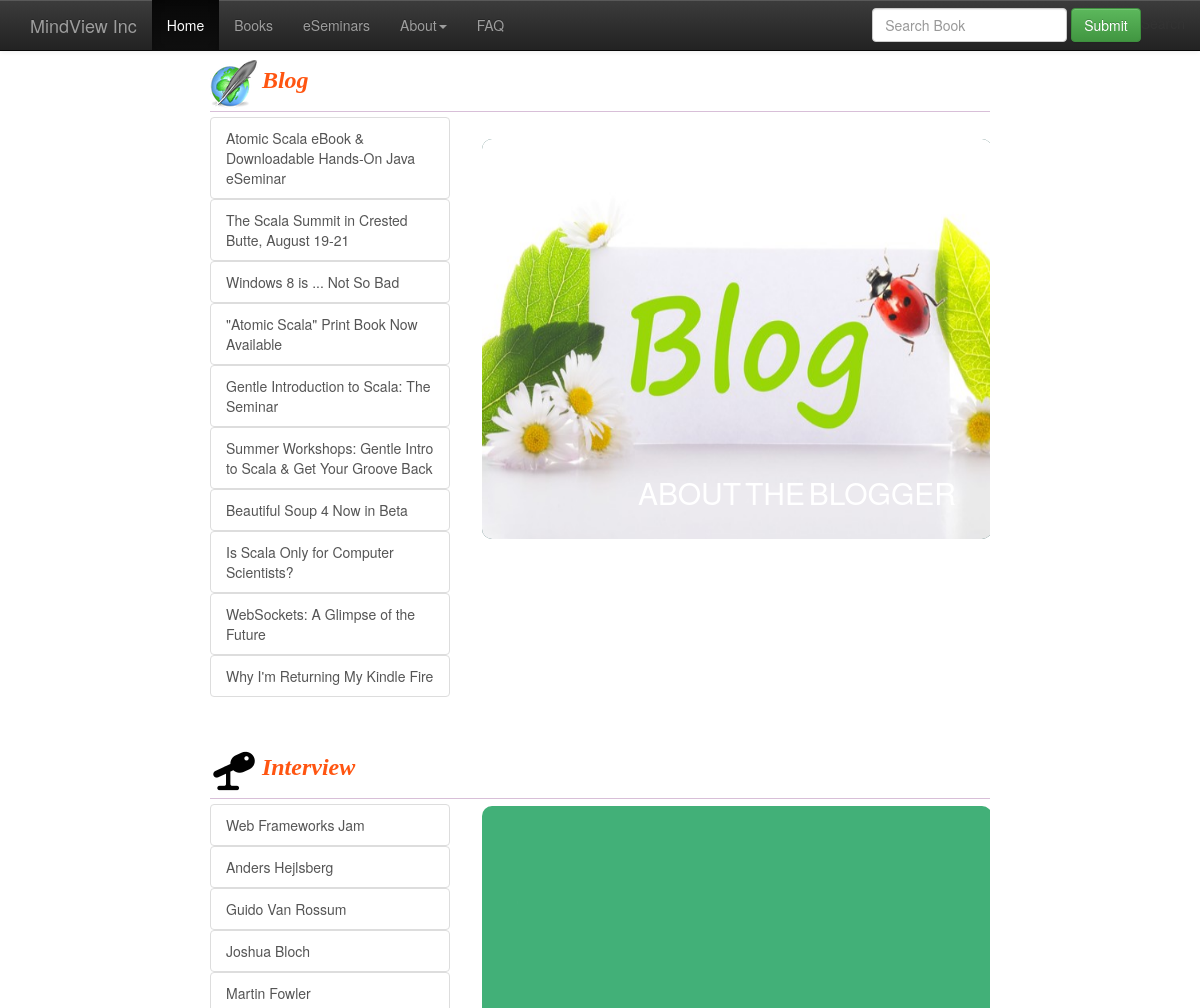
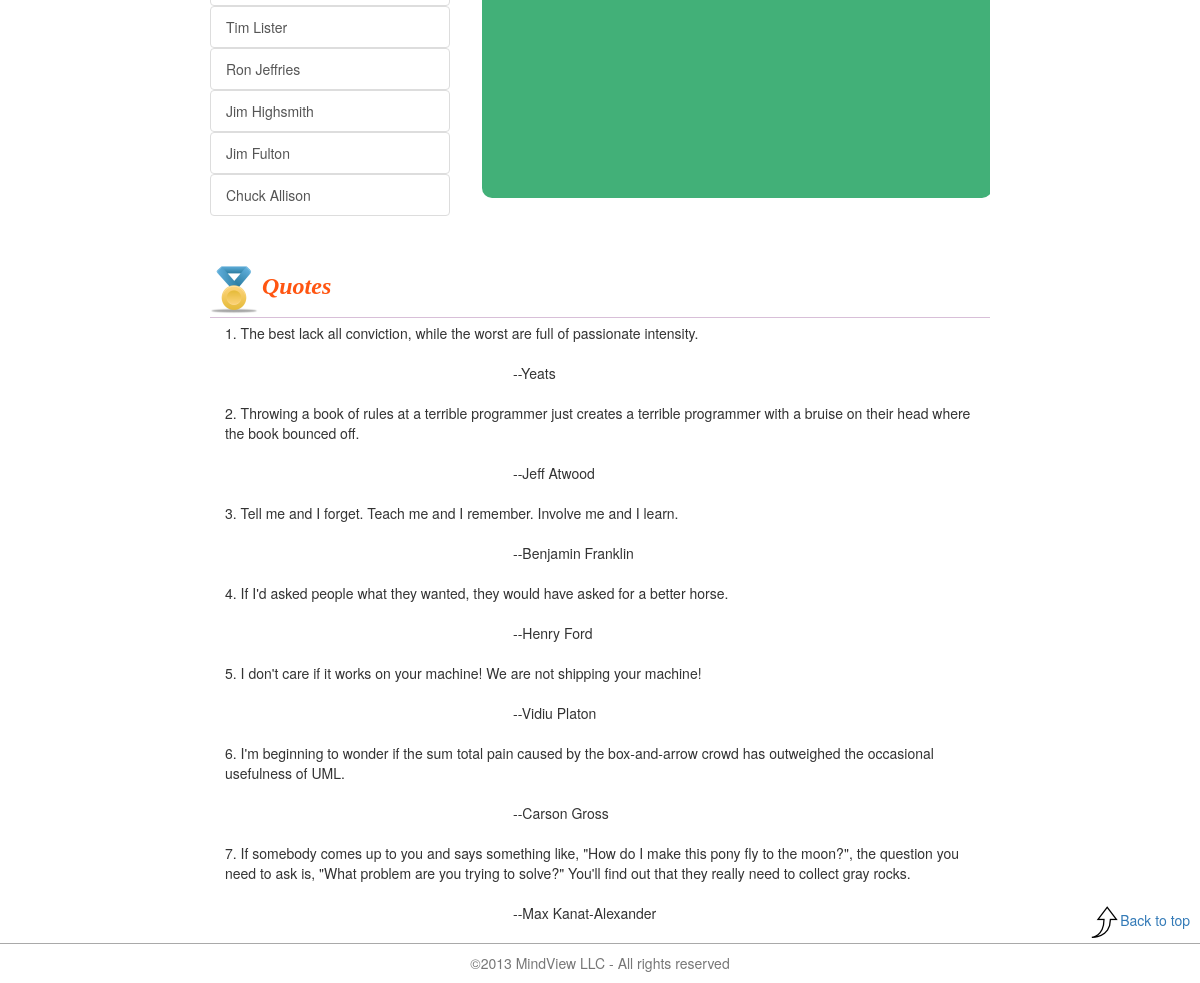
The app's page /home.php with its own data (2 pictures, top to bottom).
### tables this page shows
CREATE TABLE `quote` (
  `Id` int(11) NOT NULL auto_increment,
  `author` varchar(255) NOT NULL default '',
  `sentence` varchar(255) default NULL,
  PRIMARY KEY  (`Id`)
);

### home.php (the view, shortened to what this page needs)
<!DOCTYPE html>
<html>
<head>
	<link rel="stylesheet" type="text/css" href="css/normalize.css" />
	<link rel="stylesheet" type="text/css" href="css/demo.css" />
	<link rel="stylesheet" type="text/css" href="css/component.css" />
	<link rel="stylesheet" href="http://maxcdn.bootstrapcdn.com/bootstrap/3.2.0/css/bootstrap.min.css">
	<link rel="stylesheet" href="http://maxcdn.bootstrapcdn.com/bootstrap/3.2.0/css/bootstrap-theme.min.css">
	<link rel="stylesheet" href="css/index.css" type="text/css">
</head>
<body>
	<div id="wrapper">
		<div id="header">
			<div class="navbar navbar-default navbar-fixed-top navbar-inverse" role="navigation">
				<div class="container">
					<div class="navbar-header">
						<a class="navbar-brand" href="home.php">MindView Inc</a>
					</div>
					<div class="navbar-collapse collapse">
						<ul class="nav navbar-nav">
							<li class="active"><a href="home.php">Home</a></li>
							<li><a href="books.php">Books</a></li>
							<li><a href="eSeminars.php">eSeminars</a></li>
							<li class="dropdown">
								<a href="about.php" class="dropdown-toggle" data-toggle="dropdown">About<span class="caret"></span></a>
							</li>
							<li><a href="faq.php">FAQ</a></li>
						</ul>
						<ul class="nav navbar-nav navbar-right">
							<form class="navbar-form navbar-right" role="form" action="search.php" method="post">
								<div class="form-group">
									<input type="text" placeholder="Search Book" class="form-control" name="bookName" required/>
								</div>
								<input type="submit" class="btn btn-success" name="submit" id="search">Search</input>
							</form>
						</ul>
					</div>
			 </div>
		 </div>
		</div>
		<div id="content">
				<div id="blog">
					<div id="blog-header">
					<img src="images/iconblog3.png"/>
					<FONT face=ºÚÌå color=#FF5511      size=5><B><I>Blog</I></B></FONT>
					</div>
					<div class="row">
						<div class="col-xs-4 col-lg-4">
							<ul class="list-unstyled">
								<li><a class="blog1 list-group-item" href="#">Atomic Scala eBook & Downloadable Hands-On Java eSeminar</a></li>
								<li><a class="blog2 list-group-item" href="#">The Scala Summit in Crested Butte, August 19-21</a></li>
								<li><a class="blog3 list-group-item" href="#">Windows 8 is ... Not So Bad</a></li>
								<li><a class="blog4 list-group-item" href="#">"Atomic Scala" Print Book Now Available</a></li>
								<li><a class="blog5 list-group-item" href="#">Gentle Introduction to Scala: The Seminar</a></li>
								<li><a class="blog6 list-group-item" href="#">Summer Workshops: Gentle Intro to Scala & Get Your Groove Back</a></li>
								<li><a class="blog7 list-group-item" href="#">Beautiful Soup 4 Now in Beta</a></li>
								<li><a class="blog8 list-group-item" href="#">Is Scala Only for Computer Scientists? </a></li>
								<li><a class="blog9 list-group-item" href="#">WebSockets: A Glimpse of the Future </a></li>
								<li><a class="blog10 list-group-item" href="#">Why I'm Returning My Kindle Fire</a></li>
							 </ul>
						</div>
						<div class="col-xs-8 col-sm-8 col-lg-8" id="blog-right">
								<div class="blog-pic">
									<div class="grid">
										<figure class="effect-milo">
											<img src="images/blog4.jpg" alt="Pic"/>
											<figcaption>
											<h2 class="blog-pic-color">About the Blogger</h2>
											</figcaption>
										</figure>
									</div>
								</div>
						</div>
					</div>
				</div>
				<div id="interview">
					<div id="interview-header">
					<img src="images/interview.png"/>
					<FONT face=ºÚÌå color=#FF5511  size=5><B><I>Interview</I></B></FONT>
					</div>
					<div class="row">
						<div class="col-xs-4 col-lg-4">
							<ul class="list-unstyled">
								<li><a class="interview1 list-group-item" href="#">Web Frameworks Jam</a></li>
								<li><a class="interview2 list-group-item" href="#">Anders Hejlsberg</a></li>
								<li><a class="interview3 list-group-item" href="#">Guido Van Rossum</a></li>
								<li><a class="interview4 list-group-item" href="#">Joshua Bloch</a></li>
								<li><a class="interview5 list-group-item" href="#">Martin Fowler</a></li>
								<li><a class="interview6 list-group-item" href="#">Tim Lister</a></li>
								<li><a class="interview7 list-group-item" href="#">Ron Jeffries</a></li>
								<li><a class="interview8 list-group-item" href="#">Jim Highsmith</a></li>
								<li><a class="interview9 list-group-item" href="#">Jim Fulton</a></li>
								<li><a class="interview10 list-group-item" href="#">Chuck Allison</a></li>
							</ul>
						</div>
						<div class="col-xs-8 col-sm-8 col-lg-8" id="interview-down-right">
							<div class="interview-pic bloc-pic">
									<div class="grid">
										<figure class="effect-sarah">
											<img src="images/interview1.jpg" alt="Pic"/>
											<figcaption>
											<h2 class="blog-pic-color">Thinking in Code</h2>
											</figcaption>
										</figure>
									</div>
								</div>
						</div>
					</div>
				</div>
				<div id="quote">
					<div id="interview-header">
					<img src="images/quote.png"/>
					<FONT face=ºÚÌå color=#FF5511  size=5><B><I>Quotes</I></B></FONT>
					</div>
					<div class="col-xs-12 col-sm-12 col-lg-12" id="blog-right">
							<?php
								$strOutput="";
								$query="select*from quote";
								$rsQuotes = mysql_query($query);
								$num=1;
								while ($row = mysql_fetch_assoc($rsQuotes)) {
									$author = $row['author'];
									$sentence = $row['sentence'];
									$strOutput .= $num.".  ".$sentence."<br>";
									$strOutput.="&nbsp&nbsp&nbsp&nbsp&nbsp&nbsp&nbsp&nbsp&nbsp&nbsp
												&nbsp&nbsp&nbsp&nbsp&nbsp&nbsp&nbsp&nbsp&nbsp&nbsp
												&nbsp&nbsp&nbsp&nbsp&nbsp&nbsp&nbsp&nbsp&nbsp&nbsp
												&nbsp&nbsp&nbsp&nbsp&nbsp&nbsp&nbsp&nbsp&nbsp&nbsp
												&nbsp&nbsp&nbsp&nbsp&nbsp&nbsp&nbsp&nbsp&nbsp&nbsp
												&nbsp&nbsp&nbsp&nbsp&nbsp&nbsp&nbsp&nbsp&nbsp&nbsp
												&nbsp&nbsp&nbsp&nbsp&nbsp&nbsp&nbsp&nbsp&nbsp&nbsp
												&nbsp&nbsp&nbsp&nbsp&nbsp&nbsp&nbsp&nbsp&nbsp&nbsp
												&nbsp&nbsp&nbsp&nbsp&nbsp&nbsp&nbsp&nbsp&nbsp&nbsp
												&nbsp&nbsp&nbsp&nbsp&nbsp&nbsp&nbsp&nbsp&nbsp&nbsp&nbsp&nbsp&nbsp&nbsp&nbsp&nbsp&nbsp&nbsp&nbsp&nbsp
												&nbsp&nbsp&nbsp&nbsp&nbsp&nbsp&nbsp&nbsp&nbsp&nbsp&nbsp&nbsp&nbsp&nbsp&nbsp&nbsp&nbsp&nbsp&nbsp&nbsp
												&nbsp&nbsp&nbsp&nbsp&nbsp&nbsp&nbsp&nbsp&nbsp&nbsp&nbsp&nbsp&nbsp&nbsp&nbsp&nbsp&nbsp&nbsp&nbsp&nbsp
												&nbsp&nbsp&nbsp&nbsp&nbsp&nbsp&nbsp&nbsp&nbsp&nbsp&nbsp&nbsp&nbsp&nbsp&nbsp&nbsp&nbsp&nbsp&nbsp&nbsp
												&nbsp&nbsp&nbsp&nbsp&nbsp&nbsp&nbsp&nbsp&nbsp&nbsp&nbsp&nbsp&nbsp&nbsp&nbsp&nbsp&nbsp&nbsp&nbsp&nbsp
												&nbsp&nbsp&nbsp&nbsp&nbsp&nbsp&nbsp&nbsp&nbsp&nbsp&nbsp&nbsp&nbsp&nbsp&nbsp&nbsp&nbsp&nbsp&nbsp&nbsp
												&nbsp&nbsp&nbsp&nbsp&nbsp&nbsp&nbsp&nbsp&nbsp&nbsp&nbsp&nbsp&nbsp&nbsp&nbsp&nbsp&nbsp&nbsp&nbsp&nbsp
												&nbsp&nbsp&nbsp&nbsp&nbsp&nbsp&nbsp&nbsp&nbsp&nbsp
												";
									$strOutput.="--".$author."<br><br>";
									$num++;
								}
								echo $strOutput;
							?>
					</div>
				</div>
		</div>
		<div style="position:fixed; right:10px; bottom:45px;"><a href="#blog"><img src="images/totop.png">Back to top</a></div>
		<div id="footer">
				<p class="text-muted">&copy;2013 MindView LLC - All rights reserved</p>
		</div>
	</div>
</body>
</html>

### css/demo.css (style rules this page uses)
*, *:after, *:before { border-box; box-sizing: border-box; }
body { background: #f6f9fa; color: #536d76; font-weight: 400; font-size: 1em; font-family: 'Raleway', Arial, sans-serif; }
a { color: #4f7f90; text-decoration: none; outline: none; }

### css/component.css (style rules this page uses)
.grid { overflow: hidden; margin: 0; width: 100%; list-style: none; text-align: center; }
.grid figure { position: relative; z-index: 1; display: inline-block; overflow: hidden; margin: 2px; width: 100%; height: 400px; background: #3085a3; text-align: center; cursor: pointer; -webkit-border-radius: 10px; }
.grid figure img { position: relative; display: block; min-height: 100%; opacity: 0.8; }
.grid figure figcaption { padding: 2em; color: #fff; text-transform: uppercase; font-size: 1.25em; -webkit-backface-visibility: hidden; backface-visibility: hidden; }
.grid figure figcaption::before, .grid figure figcaption::after { pointer-events: none; }
.grid figure figcaption, .grid figure a { position: absolute; top: 0; left: 0; width: 100%; height: 100%; }
.grid figure h2 { word-spacing: -0.15em; font-weight: 300; }
.grid figure h2, .grid figure p { margin: 0; }
figure.effect-milo { background: #2e5d5a; }
figure.effect-milo img { width: -webkit-calc(100% + 60px); width: calc(100% + 60px); opacity: 1; -webkit-transition: opacity 0.35s, -webkit-transform 0.35s; transition: opacity 0.35s, transform 0.35s; -webkit-transform: translate3d(-30px,0,0) scale(1.12); transform: translate3d(-30px,0,0) scale(1.12); -webkit-backface-visibility: hidden; backface-visibility: hidden; }
figure.effect-milo h2 { position: absolute; right: 0; bottom: 0; padding: 1em 1.2em; }
figure.effect-sarah { background: #42b078; }
figure.effect-sarah img { width: -webkit-calc(100% + 20px); width: calc(100% + 20px); -webkit-transition: opacity 0.35s, -webkit-transform 0.35s; transition: opacity 0.35s, transform 0.35s; -webkit-transform: translate3d(-10px,0,0); transform: translate3d(-10px,0,0); -webkit-backface-visibility: hidden; backface-visibility: hidden; }
figure.effect-sarah figcaption { text-align: left; }
figure.effect-sarah h2 { position: relative; overflow: hidden; padding: 0.5em 0; }
figure.effect-sarah h2::after { position: absolute; bottom: 0; left: 0; width: 100%; height: 3px; background: #fff; content: ''; -webkit-transition: -webkit-transform 0.35s; transition: transform 0.35s; -webkit-transform: translate3d(-100%,0,0); transform: translate3d(-100%,0,0); }

### css/index.css (style rules this page uses)
#wrapper { width:100%; height:100%; margin:none; }
#footer { clear:both; width:100%; height:40px; border-top:1px solid #A9A9A9; width:100%; text-align:center; padding:9px; }
#content { margin-left:auto; margin-right:auto; margin-top:60px; height:100%; width:65%; clear:both; }
#blog-header,#interview-header { border-bottom:1px solid #D8BFD8; margin-bottom:5px; padding-bottom:3px; }
#blog,#interview,#quote { margin-bottom:40px; }
.blog-pic { margin-top:20px; }
.blog-pic-color { color:white ; }

### records on screen
quote: sentence "The best lack all conviction, while the worst are full of passionate intensity.", author "Yeats"
quote: sentence "Throwing a book of rules at a terrible programmer just creates a terrible programmer with a bruise on their head where the book bounced off.", author "Jeff Atwood"
quote: sentence "Tell me and I forget. Teach me and I remember. Involve me and I learn.", author "Benjamin Franklin"
quote: sentence "If I'd asked people what they wanted, they would have asked for a better horse.", author "Henry Ford"
quote: sentence "I don't care if it works on your machine! We are not shipping your machine!", author "Vidiu Platon"
quote: sentence "I'm beginning to wonder if the sum total pain caused by the box-and-arrow crowd has outweighed the occasional usefulness of UML.", author "Carson Gross"
quote: sentence "If somebody comes up to you and says something like, \"How do I make this pony fly to the moon?\", the question you need to ask is, \"What problem are you trying to solve?\" You'll find out that they really need to collect gray rocks.", author "Max Kanat-Alexander"
